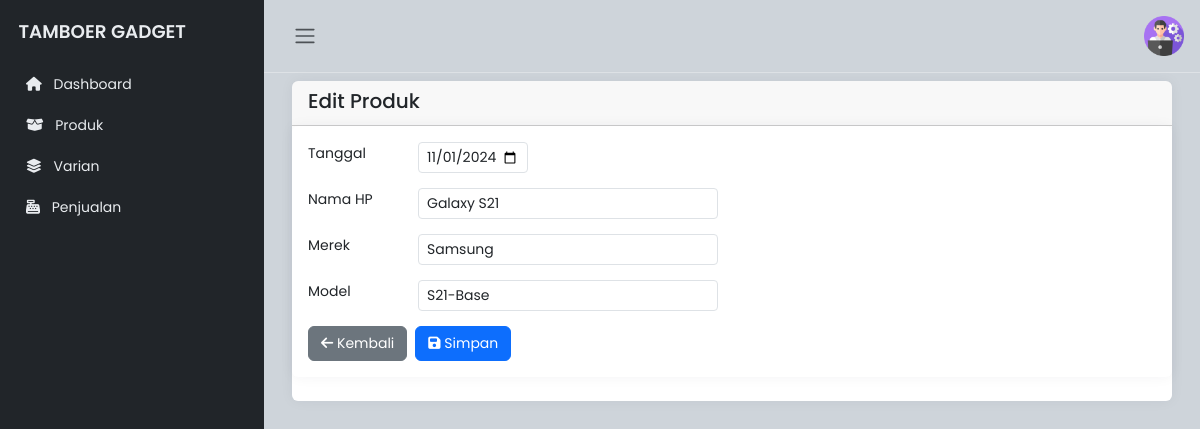
The page /pegawai/edit_produk.php?id=13 on the database its author committed.
### tables this page shows
CREATE TABLE `produk` (
  `id_produk` int(11) NOT NULL,
  `tanggal` date NOT NULL,
  `nama_hp` varchar(20) NOT NULL,
  `merek` varchar(15) NOT NULL,
  `model` varchar(15) NOT NULL
);

### pegawai/edit_produk.php (the view, shortened to what this page needs)
<!DOCTYPE html>
<html lang="en">
<head>
    <link rel="stylesheet" href="https://cdn.jsdelivr.net/npm/bootstrap@5.3.0-alpha2/dist/css/bootstrap.min.css">
    <link rel="stylesheet" href="https://cdnjs.cloudflare.com/ajax/libs/font-awesome/6.1.1/css/all.min.css">
    <link rel="stylesheet" href="https://cdn.datatables.net/1.11.3/css/dataTables.bootstrap5.min.css">
    <link rel="stylesheet" href="../css/style.css">
</head>
<body>
    <div class="wrapper">
        <?php include 'sidebar.php'; ?>
        <div class="main">
            <?php include 'navbar.php'; ?>
            <main class="content px-3 py-2">
                <div class="container-fluid">
                    <div class="card border-0">
                        <div class="card-header d-flex justify-content-between align-items-center">
                            <h5 class="card-title mb-1">Edit Produk</h5>
                        </div>
                        <div class="card border-0">
                            <div class="card-body">
                                <?php
                                include 'koneksi.php';
                                $id = $_GET['id'];
                                $sql = "SELECT * FROM produk Where id_produk = ?";
                                $stmt = $conn->prepare($sql);
                                $stmt->bind_param("i", $id);
                                $stmt->execute();
                                $result = $stmt->get_result();
                                if ($result->num_rows > 0) {
                                    $row = $result->fetch_assoc();
                                } else {
                                    die("Data produk tidak ditemukan.");
                                }
                                ?>
                                <form action="proses_edit_produk.php" method="POST">
                                    <div class="form-group">
                                        <label for="tanggal" class="form-label">Tanggal</label>
                                        <input type="date" class="form-control form-control-sm form-control-date"
                                            id="tanggal" name="tanggal" value="<?php echo $row['tanggal']; ?>" required
                                            style="max-width: 110px;">
                                    </div>
                                    <div class="form-group">
                                        <label for="nama_hp" class="form-label">Nama HP</label>
                                        <input type="text" class="form-control form-control-sm" id="nama_hp"
                                            name="nama_hp" value="<?php echo $row['nama_hp']; ?>" required>
                                    </div>
                                    <div class="form-group">
                                        <label for="merek" class="form-label">Merek</label>
                                        <input type="text" class="form-control form-control-sm" id="merek" name="merek" value="<?php echo $row['merek']; ?>"
                                            required>
                                    </div>
                                    <div class="form-group">
                                        <label for="model" class="form-label">Model</label>
                                        <input type="text" class="form-control form-control-sm" id="model" name="model" value="<?php echo $row['model']; ?>"
                                            required>
                                    </div>
                                    <div class="d-flex justify-content-start">
                                        <button type="button" class="btn btn-secondary me-2"
                                            onclick="window.history.back()" style="font-size: 14px;">
                                            <i class="fas fa-arrow-left"></i> Kembali
                                        </button>
                                        <button type="submit" class="btn btn-primary" style="font-size: 14px;">
                                            <i class="fas fa-save"></i> Simpan
                                        </button>
                                    </div>
                                </form>
                            </div>
                        </div>
                    </div>
            </main>
        </div>
    </div>
</body>
</html>

### css/style.css (style rules this page uses)
body { font-family: "Poppins", sans-serif; font-size: 0.875rem; opacity: 1; overflow-y: scroll; margin: 0; }
.wrapper { align-items: stretch; display: flex; width: 100%; }
.main { display: flex; flex-direction: column; min-height: 100vh; min-width: 0; overflow: hidden; transition: all 0.35s ease-in-out; width: 100%; background: var(--bs-dark-bg-subtle); }
.content { flex: 1; max-width: 100vw; width: 100vw; }
@media (min-width: 768px) { .content { max-width: auto; width: auto; } }
.card { box-shadow: 0 0 0.875rem 0 rgba(34, 46, 60, 0.05); margin-bottom: 24px; }

### pegawai/edit_produk.php (style rules this page uses)
.form-group { display: flex; align-items: center; margin-bottom: 15px; }
.form-label { min-width: 110px; }
.form-control-sm { max-width: 300px; }

### rows shown on the page
produk: tanggal "11/01/2024", nama_hp "Galaxy S21", merek "Samsung", model "S21-Base"
